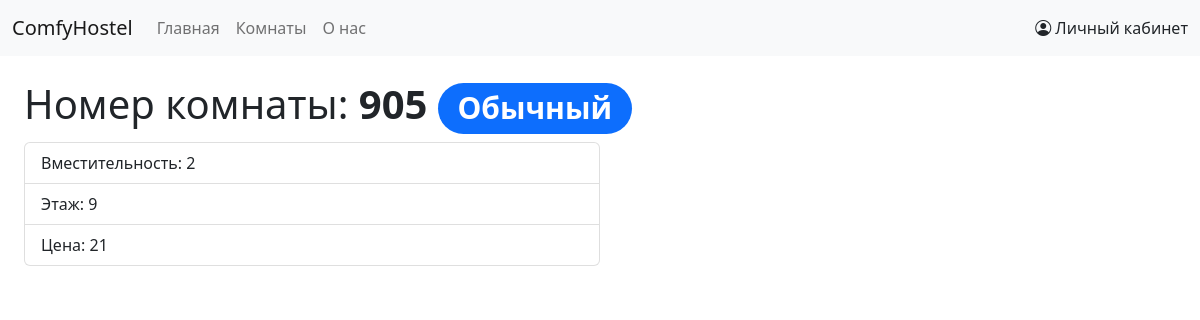
The app's page /home/rooms/905 with its own data.
### home/models.py (models this page shows, shortened)
class Room(models.Model):
    CAPACITY_CHOICES = [
        (1, 1), (2, 2), (3, 3), (4, 4), (5, 5),
    ]
    capacity = models.IntegerField(choices=CAPACITY_CHOICES, default=CAPACITY_CHOICES[0])
    COMFORTABILITY_CHOICES = [
        ("lux", "Люкс"),
        ("semi-lux", "Полу-люкс"),
        ("standard", "Обычный"),
    ]
    comfortability = models.CharField(choices=COMFORTABILITY_CHOICES, max_length=20)
    number = models.IntegerField(primary_key=True, unique=True)
    floor = models.IntegerField()
    price = models.IntegerField()
    STATUSES_LIST = [
        ("available", "Свободна"),
        ("taken", "Занята"),
    ]
    status = models.CharField(max_length=20, choices=STATUSES_LIST, default=STATUSES_LIST[0])

### home/views.py (the view)
# urls.py: path('rooms/<int:pk>', views.RoomsDetailView.as_view(), name='room-detail'),
class RoomsDetailView(generic.DetailView):
    model = Room
    context_object_name = "room"

### home/templates/home/room_detail.html (shortened to what this page needs)
{% extends 'base_generic.html' %}
{% block content %}
    <h1 class="h1">Номер комнаты: <strong>{{ room.number }}</strong>
                <span class="badge bg-primary rounded-pill">{{ room.get_comfortability_display }}</span>
            </h1>
            <div class="list-group col-md-6">
                    <div class="list-group-item">
                        Вместительность: {{ room.capacity }}
                    </div>
                    <div class="list-group-item">
                        Этаж: {{ room.floor }}
                    </div>
            <div class="list-group-item">
                Цена: {{ room.price }}
            </div>
            </div>
{% endblock %}

### records on screen
Room: number "905", comfortability "Обычный", capacity "2", floor "9", price "21"
